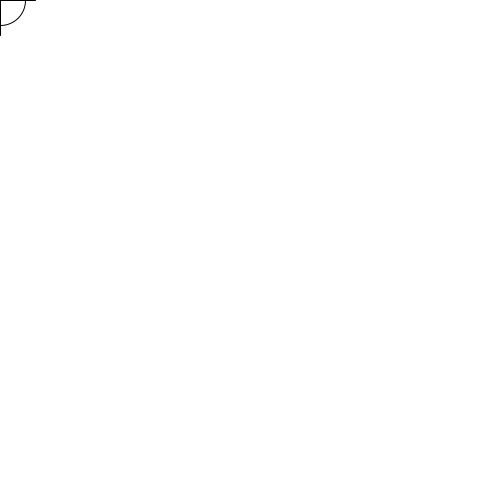
Frame 1 (no input)
Frame 60 (the mouse pressed at the canvas centre just before this capture): identical to frame 1, image omitted
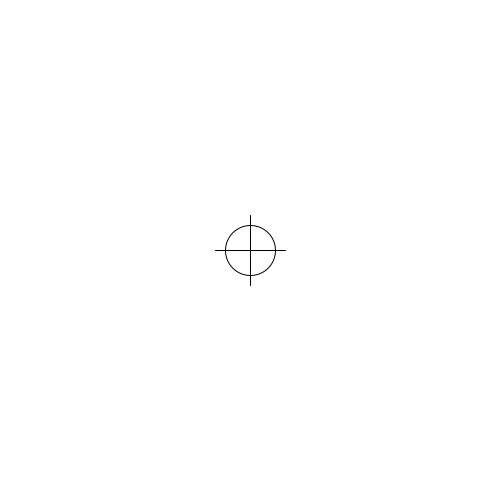
Frame 120 (the mouse held since frame 60 and released just before this capture)

The Processing sketch that drew these frames (run headless with seeded random() and noise(); from frame 60 on, the mouse is pressed at the canvas centre):

// Processing sketch: bond
// ── bond.pde
void setup()
{
  background(255);
  size(500,500);
}

void draw()
{
  background(255);
  circle(mouseX,mouseY,50);
  line(mouseX-35,mouseY,mouseX+35,mouseY);
  line(mouseX,mouseY-35,mouseX,mouseY+35);
}
